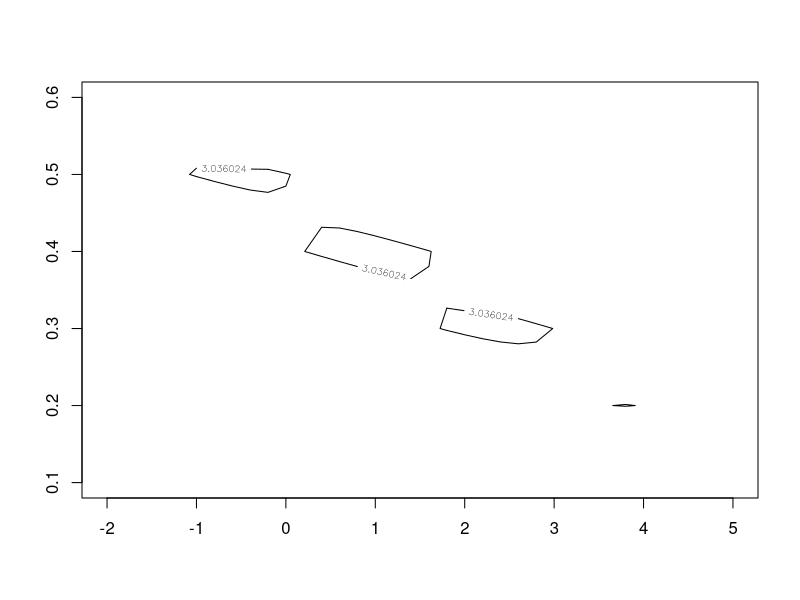
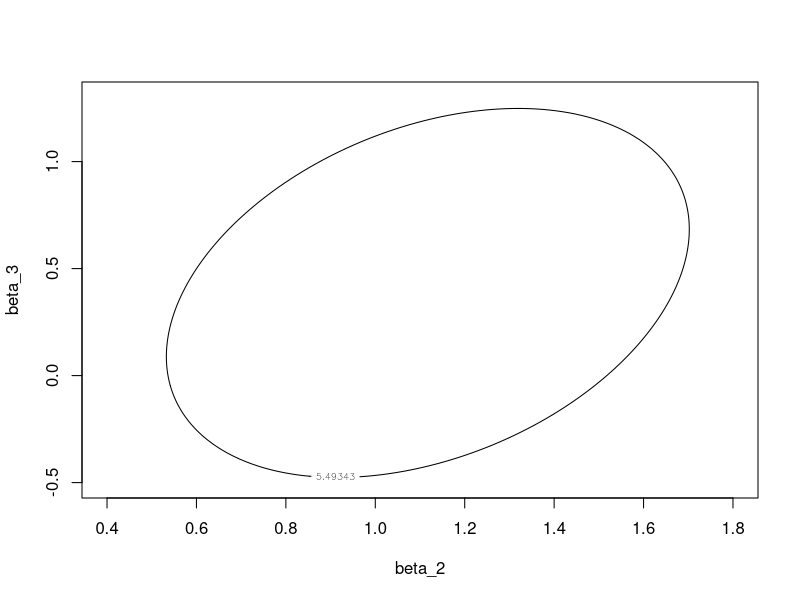

These charts were generated, in order, by the following R code: (Note: this script raises an error after producing the figures.)
## ---- chunk 1
y = c(5.5,5.9,6.5,5.9,8,9,10,10.8)
X = matrix(c(rep(1,8),7.2,10,9,5.5,9,9.8,14.5,8,8.7,9.4,10,9,12,11,12,13.7,5.5,4.4,4,7,5,6.2,5.8,3.9),8,4)
b = solve(t(X)%*%X,t(X)%*%y)
b #estimates of the parameters
## ---- chunk 2
n=8
p=4
e = y - X%*%b
SSRes = sum(e^2)
s2 = SSRes/(n-p)
s2 #Sample variance 
## ---- chunk 3
s = sqrt(s2)
c00 = solve(t(X)%*%X)[1,1]
alpha = 0.05
ta = qt(1-alpha/2, df = n-p)
c(b[1] - ta*s*sqrt(c00),b[1] + ta*s*sqrt(c00))

## ---- chunk 4
s = sqrt(s2)
c11 = solve(t(X)%*%X)[2,2]
alpha = 0.05
ta = qt(1-alpha/2, df = n-p)
c(b[2] - ta*s*sqrt(c11),b[2] + ta*s*sqrt(c11))
## ---- chunk 5
s = sqrt(s2)
c22 = solve(t(X)%*%X)[3,3]
alpha = 0.05
ta = qt(1-alpha/2, df = n-p)
c(b[3] - ta*s*sqrt(c22),b[3] + ta*s*sqrt(c22))
## ---- chunk 6
s = sqrt(s2)
c33 = solve(t(X)%*%X)[4,4]
alpha = 0.05
ta = qt(1-alpha/2, df = n-p)
c(b[4] - ta*s*sqrt(c33),b[4] + ta*s*sqrt(c33))
## ---- chunk 7
s = sqrt(s2)
xst = c(1,12,8,3.5)
ta = qt(0.975,df = 8-4)
xst%*%b + c(-1,1)*ta*s*sqrt(1+t(xst)%*%solve(t(X)%*%X)%*%xst)
## ---- chunk 8
s = sqrt(s2)
xst = c(1,12,8,3.5)
ta = qt(0.975,df = 8-4)
xst%*%b + ta*s*sqrt(1+t(xst)%*%solve(t(X)%*%X)%*%xst)
## ---- chunk 9
b2 = seq(-2,5,.2)
b3 = seq(0.1,0.6,.1)
f = function(beta2,beta3){
  b = matrix(c(1.1174846,0.3861206),2,1)
  XTX = matrix(c(6,86,86,1316),2,2)
  f.out = rep(0,length(beta2))
  for (i in 1:length(beta2)){
    beta = matrix(c(beta2[i], beta3[i]),2,1)
    f.out[i] = t(b - beta)%*%XTX%*%(b-beta)
  }
  return(f.out)
}

z = outer(b2,b3,f)
contour(b2,b3,z,levels = 2*0.3955368*qf(0.95,4,8))
## ---- chunk 10
b2 <- seq(0.4,1.8,length=100)
b3 <- seq(-0.5,1.3,length=100)
A <- solve(t(X)%*%X)[3:4,3:4]
f = function(beta2,beta3){
  f.out = rep(0,length(beta2))
  for (i in 1:length(beta2)) {
    beta = matrix(c(beta2[i], beta3[i]),2,1)
    f.out[i] = t(c(b[3],b[4]) - beta)%*%solve(A)%*%(c(b[3],b[4])-beta)
  }
  return(f.out)
}

z = outer(b2,b3,f)
contour(b2,b3,z,levels = 2*0.3955368*qf(0.95,2,4), xlab ='beta_2',ylab='beta_3')

#What's wrong with this code? Suppose to draw out the red rectangle!
rect(beta2[1],beta3[1],beta2[2],beta3[2],border='red')
## ---- chunk 11
library(mvtnorm)
#Dunno this line can run or not?
pmvt(lower=c(ci3[1],ci4[1])-b[3:4],upper=c(ci3[2],ci4[2])-b[3:4],sigma=A*s2,df=n-p)

#[1] 0.9134779

attr(,"error")
#[1] 1e-15

attr(,"msg")
#[1] "Normal Completion"
## ---- chunk 12
setwd("~/Desktop/UNIMELB S1 2021 (Currently)/MAST30025/Tutorials /Tutorials/Rfile/data")
UCD = read.csv("UCD.csv")
UCD = UCD[,-1] #removes ID column 
model = lm(height~.,data = UCD) #We also include the intercept!
summary(model)
## ---- chunk 13
basemodel = lm(height~0, data = UCD) #Opps assume we have no intercept but there is unfortunately! 
newmodel = lm(height~alcohol + exercise + male + dadht + momht, data = UCD) #Again we remove ID as we continue for the importance for this question!
anova(basemodel,newmodel)
## ---- chunk 14
basemodel = lm(height~1, data = UCD) #We include the intercept
newmodel = lm(height~alcohol + exercise + male + dadht + momht, data = UCD) #NO ID
anova(basemodel,newmodel)
## ---- chunk 15
add1(basemodel, scope = ~. + alcohol + exercise + male + dadht + momht, test = "F")
## ---- chunk 16
model2 = lm(height~male, data = UCD)
add1(model2, scope = ~. + alcohol + exercise + dadht + momht, test = "F")
## ---- chunk 17
model3 = lm(height~male+dadht, data = UCD)
add1(model3, scope = ~. + alcohol + exercise + momht, test = "F")
## ---- chunk 18
model4 = lm(height~male+dadht+momht, data = UCD)
add1(model4, scope = ~. + alcohol + exercise, test = "F")
## ---- chunk 19
nexttopmodel = step(basemodel, scope=~. + alcohol + exercise + male + dadht + momht) #remove step = 1 gives us multiple steps

## ---- chunk 20
null1 = lm(height~.+dadht+momht, data = UCD)
anova(null1,model)

## ---- chunk 21
library(car)
linearHypothesis(nexttopmodel,c(0,0,0,1,-1),0)
## ---- chunk 22
plot(nexttopmodel, which = 1)
## ---- chunk 23
plot(nexttopmodel, which = 2)
## ---- chunk 24
plot(nexttopmodel, which = 3)
## ---- chunk 25
plot(nexttopmodel, which = 5)
